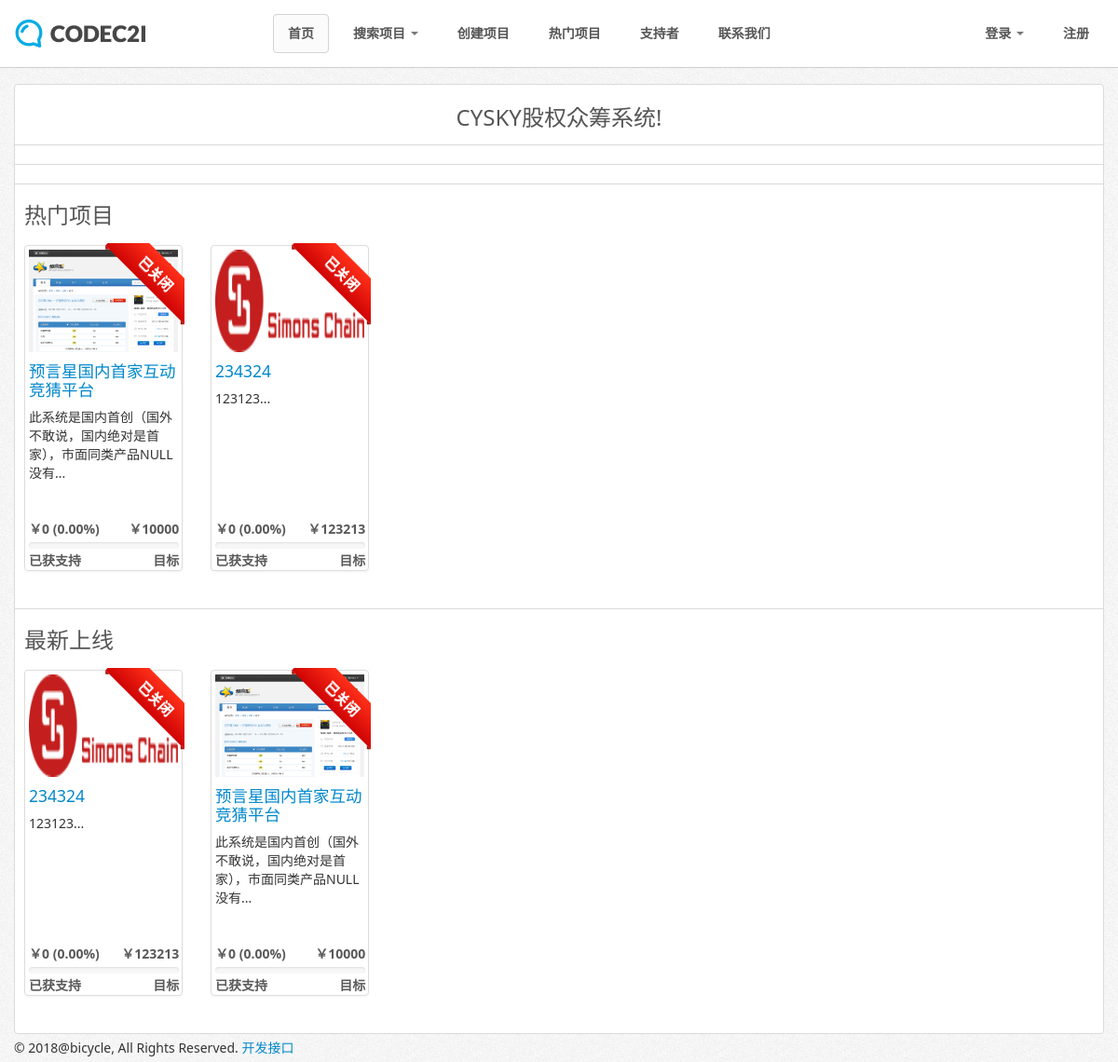
The page / on the database its author committed.
### tables this page shows
CREATE TABLE IF NOT EXISTS `investments` (
  `id` bigint(20) unsigned NOT NULL AUTO_INCREMENT,
  `creator_id` bigint(20) unsigned NOT NULL,
  `created` datetime NOT NULL,
  `name` varchar(150) NOT NULL,
  `description` varchar(250) NOT NULL,
  `investment_wanted` bigint(20) unsigned NOT NULL,
  `amount_invested` bigint(20) unsigned NOT NULL,
  `invested` enum('0','1') NOT NULL DEFAULT '0',
  `expires` datetime NOT NULL,
  `main_picture` varchar(255) NOT NULL,
  `status` enum('0','1','2') NOT NULL DEFAULT '0',
  `thumbnail` varchar(255) NOT NULL,
  `main_description` text NOT NULL,
  `category_id` bigint(20) unsigned NOT NULL,
  `investment_message` varchar(200) NOT NULL,
  `investor_count` bigint(20) unsigned NOT NULL,
  `featured` enum('0','1') NOT NULL DEFAULT '0',
  `project_closed_message` varchar(200) NOT NULL,
  `top_theme` enum('0','1') NOT NULL DEFAULT '0',
  `theme` varchar(255) NOT NULL,
  `custom_theme` enum('0','1') NOT NULL DEFAULT '0',
  `ctheme` varchar(255) NOT NULL,
  `video` varchar(255) NOT NULL,
  PRIMARY KEY (`id`)
);

### includes/classes/database.class.php (called while the page is built, shortened)
<?php
class MySQLDatabase {
	private $connection;
	public function open_connection() {
		$this->connection = mysqli_connect(DB_SERVER, DB_USER, DB_PASS, DB_NAME);
		mysqli_query($this->connection, 'SET NAMES utf8');
	}
	public function query($sql) {
		$result = mysqli_query($this->connection, $sql);
		return $result;
	}
   public function fetch_array($result_set) {
    return mysqli_fetch_array($result_set);
   }
}
$database = new MySQLDatabase();

### includes/classes/investments.class.php (called while the page is built, shortened)
<?php
class Investments {
	protected static $db_fields = array('id','creator_id','created','name','description','investment_wanted','amount_invested', 'contract_address','invested','expires','main_picture','status','investment_id','question','answer','datetime','user_id','date_pledged','message','sent','type','amount','number_left','thumbnail','main_description','category_id','investment_message','investor_count','featured','project_closed_message','investment_id','question','answer','datetime','user_id','amount','date_invested','message','sent','type','title','theme','top_theme','custom_theme','ctheme','video');
	public static function get_top_projects($max = 50){
		return self::find_by_sql("SELECT id,name,investment_wanted,amount_invested,description,thumbnail,expires FROM investments WHERE status = '1' ORDER BY investor_count DESC LIMIT $max ");
	}
	public static function get_recent($limit = 5){
		return self::find_by_sql("SELECT id,name,investment_wanted,amount_invested,description,thumbnail,expires FROM investments WHERE status = '1' ORDER BY created DESC LIMIT $limit ");
	}
	public static function get_percentage($invested,$goal){
		return number_format(($invested / $goal) * 100, 2, '.', '');
	}
  	public static function find_by_sql($sql="") {
    global $database;
    $result_set = $database->query($sql);
    $object_array = array();
    while ($row = $database->fetch_array($result_set)) {
      $object_array[] = self::instantiate($row);
    }
    return $object_array;
    }
	private static function instantiate($record) {
    	$object = new self;
		foreach($record as $attribute=>$value){
		  if($object->has_attribute($attribute)) {
		    $object->$attribute = $value;
		  }
		}
		return $object;
	}
	private function has_attribute($attribute) {
	  return array_key_exists($attribute, $this->attributes());
	}
	protected function attributes() {
	  $attributes = array();
	  foreach(self::$db_fields as $field) {
	    if(property_exists($this, $field)) {
	      $attributes[$field] = $this->$field;
	    }
	  }
	  return $attributes;
	}
}

### index.php (the view, shortened to what this page needs)
<?php require_once("includes/inc_files.php");
$top_projects = Investments::get_top_projects(5);
$recent_projects = Investments::get_recent(5);
?>
<?php $page_title = "CYSKY股权众筹系统!"; require_once("includes/themes/".THEME_NAME."/header.php"); ?>
<div class="title">
	<h1><?php echo $page_title; ?></h1>
</div>
	<hr />
	<?php if(!empty($top_projects)){ ?>
	<hr />
	<h2>热门项目</h2>
	<br />
	<ul class="thumbnails">
		<?php foreach($top_projects as $data): ?>
		<li class="span2">
			<div class="thumbnail" style="position: relative; height: 340px;">
				<?php if(strtotime($data->expires) < time()){ ?>
				<div class="ribbon-wrapper-right"><div class="ribbon-red">已关闭</div></div>
				<?php } ?>
				<img src="<?php echo WWW; ?>assets/project/<?php echo $data->id."/images/".$data->thumbnail; ?>" style="height:110px" alt="Image" />
				<a href="<?php echo WWW."project.php?id=".$data->id; ?>">
					<h4><?php echo $data->name; ?></h4>
				</a>
				<p><?php echo substr($data->description, 0, 100)."..."; ?></p>
				<div style="position: absolute; bottom: 0;width: 96%;">
					<span style="float:left;" class="progress_title"><?php echo CURRENCYSYMBOL.$data->amount_invested; ?> (<?php echo $percentage = Investments::get_percentage($data->amount_invested,$data->investment_wanted) ?>%)</span><span style="float:right;" class="progress_title"><?php echo CURRENCYSYMBOL.$data->investment_wanted; ?></span>
					<div class="progress progress-success progress-striped" style="height:7px;margin-top: 4px;margin-bottom:3px;"><div class="bar" style="width: <?php echo $percentage; ?>%"></div></div>
					<span style="float:left;" class="progress_title">已获支持</span><span style="float:right;" class="progress_title">目标</span>
				</div>
			</div>
		</li>
		<?php endforeach; ?>
	</ul>
	<?php } ?>
	<?php if(!empty($recent_projects)){ ?>
	<hr />
	<h2>最新上线</h2>
	<br />
	<ul class="thumbnails">
		<?php foreach($recent_projects as $data): ?>
		<li class="span2">
			<div class="thumbnail" style="position: relative; height: 340px;">
				<?php if(strtotime($data->expires) < time()){ ?>
				<div class="ribbon-wrapper-right"><div class="ribbon-red">已关闭</div></div>
				<?php } ?>
				<img src="<?php echo WWW; ?>assets/project/<?php echo $data->id."/images/".$data->thumbnail; ?>" style="height:110px" alt="Image" />
				<a href="<?php echo WWW."project.php?id=".$data->id; ?>">
					<h4><?php echo $data->name; ?></h4>
				</a>
				<p><?php echo substr($data->description, 0, 100)."..."; ?></p>
				<div style="position: absolute; bottom: 0;width: 96%;">
					<span style="float:left;" class="progress_title"><?php echo CURRENCYSYMBOL.$data->amount_invested; ?> (<?php echo $percentage = Investments::get_percentage($data->amount_invested,$data->investment_wanted) ?>%)</span><span style="float:right;" class="progress_title"><?php echo CURRENCYSYMBOL.$data->investment_wanted; ?></span>
					<div class="progress progress-success progress-striped" style="height:7px;margin-top: 4px;margin-bottom:3px;"><div class="bar" style="width: <?php echo $percentage; ?>%"></div></div>
					<span style="float:left;" class="progress_title">已获支持</span><span style="float:right;" class="progress_title">目标</span>
				</div>
			</div>
		</li>
		<?php endforeach; ?>
	</ul>
	<?php } ?>
<?php require_once("includes/themes/".THEME_NAME."/footer.php"); ?>

### includes/themes/mds_light/css/main.css (style rules this page uses)
body { margin: 90px 0 0 0 !important; background: white url('../img/bgnoise.png') repeat; }
#content .title { text-align: center; border-bottom: 1px solid #dadada; margin: 0px -10px 14px; color: #565656; }
#content .title h1 { font-size: 24px; line-height: 30px; margin-bottom: 14px; }
#content h2 { font-size: 24px; line-height: 25px; margin-bottom: 0px; color: #565656; }
hr { margin: 20px -10px; border: 0; border-top: 1px solid #dadada; border-bottom: none !important; }
.progress { margin-bottom: 0px; }

### includes/global/css/custom.css (style rules this page uses)
.thumbnails .span2 .thumbnail img { height: 115px; }
.progress_title { color: rgb(90, 90, 90); font-weight: bold; }
.ribbon-wrapper-right { width: 85px; height: 88px; overflow: hidden; position: absolute; top: -3px; right: -3px; }
.ribbon-red { font: bold 15px Sans-Serif; text-align: center; text-shadow: rgba(255,255,255,0.5) 0px 1px 0px; -webkit-transform: rotate(45deg); -moz-transform: rotate(45deg); -ms-transform: rotate(45deg); -o-transform: rotate(45deg); position: relative; padding: 7px 0; left: -5px; top: 15px; width: 120px; background: #ff3019; background: -moz-linear-gradient(top, #ff3019 0%, #cf0404 100%); background: -webkit-gradient(linear, left top, left bottom, color-stop(0%,#ff3019), color-stop(100%,#cf0404)); background: -webkit-linear-gradient(top, #ff3019 0%,#cf0404 100%); background: -o-linear-gradient(top, #ff3019 0%,#cf0404 100%); background: -ms-linear-gradient(top, #ff3019 0%,#cf0404 100%); background: linear-gradient(to bottom, #ff3019 0%,#cf0404 100%); filter: progid:DXImageTransform.Microsoft.gradient( startColorstr='#ff3019', endColorstr='#cf0404',GradientType=0 ); color: white; }
.ribbon-red:before, .ribbon-red:after { content: ""; border-top: 3px solid rgb(160, 22, 7); border-left: 3px solid transparent; border-right: 3px solid transparent; position:absolute; bottom: -3px; }
.ribbon-red:before { left: 0; }
.ribbon-red:after { right: 0; }

### rows shown on the page
investments: shows "已关闭", thumbnail (picture), name "预言星国内首家互动竞猜平台", description "此系统是国内首创（国外不敢说，国内绝对是首家），市面同类产品NULL没有", amount_invested "0", amount_invested+investment_wanted "0.00", investment_wanted "10000"
investments: shows "已关闭", thumbnail (picture), name "234324", description "123123", amount_invested "0", amount_invested+investment_wanted "0.00", investment_wanted "123213"

### other values the page prints
$page_title "CYSKY股权众筹系统!"
